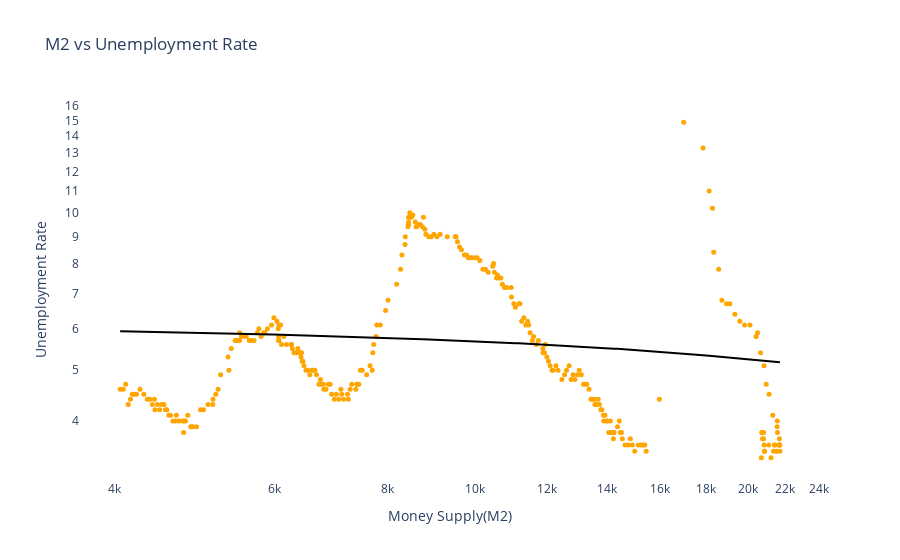

Notebook code for this chart:
### Code cell
# Scatter plot for 'M2 vs Unemployment Rate with trend line and markers
fig1 = px.scatter(x =m2['M2SL'], y = un_employment['UNRATE'], log_x = True, log_y = True,
                  title = 'M2 vs Unemployment Rate',
                  labels = {'x' : 'Money Supply(M2)', 'y': 'Unemployment Rate' },
                  trendline_color_override = 'black', # set trend line color to black
                  trendline = 'ols') # use ordinary least squares (OLS) for the trend line

# Update marker properties
fig1.update_traces(marker = dict(color='orange',size = 5))# Set Marker color and size

fig1.update_layout(
    plot_bgcolor='rgba(0,0,0,0)') # Set background color to the plot
fig1.write_html('Ineractive _Scatter_plot_M2_vs_Unemployment_rate.html')
fig1.show()

### Figure 1 — Plotly figure (JSON) as saved in the notebook; plotly's stock layout.template omitted (floating-point values rounded to 4 significant figures; data arrays with more than 128 entries replaced by an {"elided": "..."} marker saying what was removed)
{"data": [{"hovertemplate": "Money Supply(M2)=%{x}<br>Unemployment Rate=%{y}<extra></extra>", "legendgroup": "", "marker": {"color": "orange", "size": 5, "symbol": "circle"}, "mode": "markers", "name": "", "orientation": "v", "showlegend": false, "type": "scatter", "x": {"elided": "311 float values"}, "xaxis": "x", "y": {"elided": "311 float values"}, "yaxis": "y"}, {"hovertemplate": "<b>OLS trendline</b><br>y = -4.28646e-05 * x + 6.10865<br>R<sup>2</sup>=0.012925<br><br>Money Supply(M2)=%{x}<br>Unemployment Rate=%{y} <b>(trend)</b><extra></extra>", "legendgroup": "", "line": {"color": "black"}, "marker": {"color": "orange", "size": 5, "symbol": "circle"}, "mode": "lines", "name": "", "showlegend": false, "type": "scatter", "x": {"elided": "311 float values"}, "xaxis": "x", "y": {"elided": "311 float values"}, "yaxis": "y"}], "layout": {"legend": {"tracegroupgap": 0}, "plot_bgcolor": "rgba(0,0,0,0)", "title": {"text": "M2 vs Unemployment Rate"}, "xaxis": {"anchor": "y", "domain": [0, 1], "title": {"text": "Money Supply(M2)"}, "type": "log"}, "yaxis": {"anchor": "x", "domain": [0, 1], "title": {"text": "Unemployment Rate"}, "type": "log"}}}
